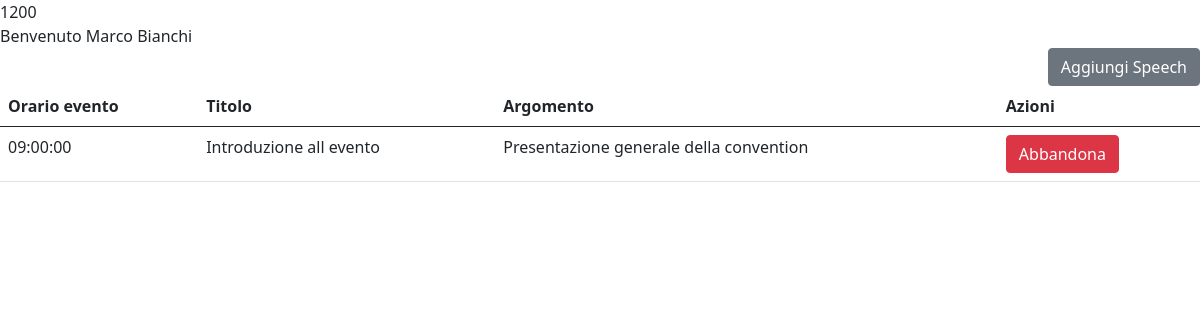
The app's page /Sito_convention/home.php (signed in) with its own data.
### tables this page shows
CREATE TABLE IF NOT EXISTS Partecipante(
    IDPart INT(3) NOT NULL AUTO_INCREMENT,
    NomePart VARCHAR(20) NULL,
    CognomePart VARCHAR(20) NULL,
    TipologiaPart VARCHAR(20) NULL,
    PRIMARY KEY(IDPart)
);

CREATE TABLE IF NOT EXISTS Programma(
    IDProgramma INT(3) NOT NULL AUTO_INCREMENT,
    FasciaOraria TIME NULL,
    IDSpeech_fk INT(3) NULL,
    NomeSala_fk VARCHAR(20) NULL,
    FOREIGN KEY(IDSpeech_fk) REFERENCES Speech(IDSpeech),
    FOREIGN KEY(NomeSala_fk) REFERENCES Sala(NomeSala),
    PRIMARY KEY(IDProgramma)
);

CREATE TABLE IF NOT EXISTS Speech(
    IDSpeech INT(3) NOT NULL AUTO_INCREMENT,
    Titolo VARCHAR(100) NULL,
    Argomento VARCHAR(100) NULL,
    PRIMARY KEY(IDSpeech)
);

### Sito_convention/Database.php (called while the page is built, shortened)
<?php
    class Database {
        private static $host = "localhost";
        private static $username = "root";
        private static $password = "";
        private static $database = "Convention";
        private static $connection;
        public static function connect() {
            self::$connection = new mysqli(self::$host, self::$username, self::$password, self::$database);
            return true;
        }
        public static function executeQuery($query) {
            $result = self::$connection->query($query);
            return $result;
        }
    }
?>

### Sito_convention/home.php (the view, shortened to what this page needs)
<!DOCTYPE html>
<html lang="en">
<head>
    <link href="https://cdn.jsdelivr.net/npm/bootstrap@5.0.2/dist/css/bootstrap.min.css" rel="stylesheet">
</head>
<body>
    <?php
        include "Database.php";
        echo (intval($_COOKIE['Tempo_Sessione']) - time())."<br>";
        if (Database::connect()){
            $queryTab= "SELECT NomePart,CognomePart FROM Partecipante WHERE IDPart = '{$_SESSION['idUser']}'";
            if($risultatoUser=Database::executeQuery($queryTab)){
                if (($risultatoUser->num_rows) == 1){
                    $Risposta_user=$risultatoUser->fetch_assoc();
                    echo "Benvenuto ".$Risposta_user["NomePart"]." ".$Risposta_user["CognomePart"]."<br>";
                }
                else{
                    echo "Utente non esistente";
                    header("Location: ./destroyer_session.php");
                    exit;
                }
            }
            $queryTab= "SELECT FasciaOraria,Titolo,Argomento,IDSpeech FROM Sceglie,Programma,Speech WHERE Sceglie.IDProgramma_fk = Programma.IDProgramma AND Speech.IDSpeech = Programma.IDSpeech_fk AND Sceglie.IDPart_fk = '{$_SESSION['idUser']}'";
            if($risultatoSpeech=Database::executeQuery($queryTab)){
                $htmlmio=<<<XYZ
                <div class="row">
                    <div class="col text-end">
                        <form action="AggiungiSpeech.php" method="post">
                            <button class="btn btn-secondary" type="submit">Aggiungi Speech</button>
                        </form>
                    </div>
                </div>
                XYZ;
                echo $htmlmio;
                if (!($risultatoSpeech->num_rows) == 0){
                    $htmlmio=<<<XYZ
                    <table class='table'>
                        <thead>
                            <tr>
                                <th>Orario evento</th>
                                <th>Titolo</th>
                                <th>Argomento</th>
                                <th>Azioni</th>
                            </tr>
                        </thead>
                        <tbody>
                    XYZ;
                    echo $htmlmio;
                    while($Risposta_speech=mysqli_fetch_array($risultatoSpeech)) {
                        echo "<tr>";
                            echo "<td>" . $Risposta_speech["FasciaOraria"] . "</td>";
                            echo "<td>" . $Risposta_speech["Titolo"] . "</td>";
                            echo "<td>" . $Risposta_speech["Argomento"] . "</td>";
                            echo "<td><form action='AbbandonaSpeech.php' method='POST'><input type='hidden' name='QualeSpeech' value=".$Risposta_speech["IDSpeech"]." /><button type='submit' class='btn btn-danger'>Abbandona</button></form></td>";
                    }
                }
                else{
                    echo "Non sei iscritto a nessuno speech";
                }
            }
        }
    ?>
</body>
</html>

### records on screen
partecipante: NomePart "Marco", CognomePart "Bianchi"
programma: FasciaOraria "09:00:00", IDSpeech_fk.Titolo "Introduzione all evento", IDSpeech_fk.Argomento "Presentazione generale della convention"
